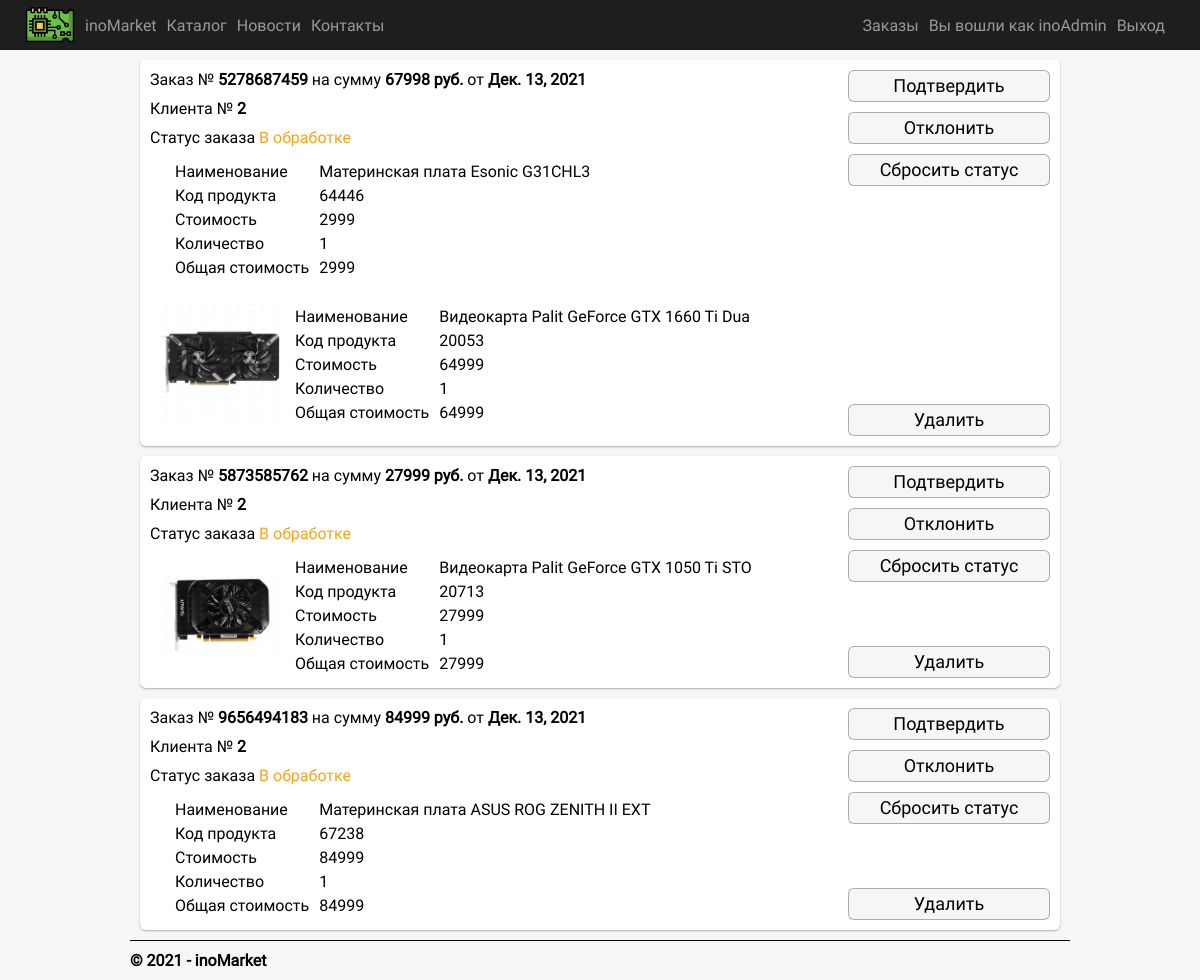
Page /manager-orders (signed in) on the committed database.
### app/models.py (models this page shows, shortened)
class Order(models.Model):
  order_id = models.IntegerField(null = False, verbose_name = 'Номер заказа')
  product = models.ForeignKey(Product, on_delete = models.CASCADE, verbose_name = "Продукт")
  client = models.ForeignKey(User, on_delete = models.CASCADE, verbose_name = "Клиент")
  status = models.ForeignKey(Status, default = 1, on_delete = models.CASCADE, verbose_name = "Статус")
  date = models.DateTimeField(default = datetime.now(), db_index = True, verbose_name = "Дата")
  class Meta:
    db_table = "Orders"
    ordering = ["date"]
    verbose_name = "Заказ"
    verbose_name_plural = "Заказы"

class Product(models.Model):
  product_id = models.CharField(max_length = 150, unique = True, verbose_name = 'Код продукта')
  name = models.CharField(max_length = 150, verbose_name = 'Название продукта')
  price = models.DecimalField(max_digits=10, decimal_places = 2, verbose_name = 'Цена продукта', default = 9999999)
  album = models.ForeignKey(Album, on_delete = models.CASCADE, verbose_name = 'Альбом')
  description_short = models.CharField(max_length=1000, verbose_name='Краткое описание')
  description_full = models.TextField(verbose_name = 'Полное описание')
  category = models.ForeignKey(Categories, on_delete = models.CASCADE, verbose_name = 'Категория')
  class Meta:
    db_table = "Products"
    ordering = ["product_id"]
    verbose_name = "Продукт"
    verbose_name_plural = "Продукты"

### app/views.py (the view)
# urls.py: url(r'^manager-orders$', app.views.managerOrders, name='manager-orders'),
def managerOrders(request):
    querySum = '''select
    o.id,
    o.client_id as clientID,
    o.order_id as orderID,
    o.date as orderDate,
    sum(p.price) as totalSum,
    s.text as orderStatus,
    s.colorHEX as statusColor
    from Products as p
    join Orders as o
    on o.product_id = p.id
    join Statuses as s
    on o.status_id = s.id
    group by o.order_id
    order by s.id, o.date'''
    qOrders = '''
    select
    o.id,
    o.client_id as clientID,
    o.order_id as orderID,
    p.id as prdoductID,
    p.product_id as productCode,
    p.name as productName,
    p.price as productPrice,
    p.album_id as productAlbum,
    count(p.id) as productCount,
    sum(p.price) as sumForCount
    from Orders as o
    join Products as p
    on o.product_id = p.id
    group by p.id, o.order_id'''
    orders_tmp = Order.objects.raw(qOrders)
    class Order_tmp:
        def __init__(self, product, images):
            self.orderID = product.orderID
            self.productID = product.id
            self.productCode = product.productCode
            self.productName = product.productName[:40]
            self.productPrice = product.productPrice
            self.productCount = product.productCount
            self.sumForCount = product.sumForCount
            self.productImages = []
            for img in images:
                self.productImages.append(str(img.img.url))
            self.productImage = self.productImages[0]
    orders = []
    for order in orders_tmp:
        images = Images.objects.filter(album_id = order.productAlbum)
        print('\n-\n', images.query, '\n-\n')
        orders.append(Order_tmp(order, images))
    sums = Order.objects.raw(querySum)
    assert isinstance(request, HttpRequest)
    return render(
        request,
        'app/manager-orders.html',
        {
            'sums': sums,
            'orders': orders,
            'title':'Заказы',
            'year':datetime.now().year,
        }
    )

### app/templates/app/manager-orders.html
{% extends "app/layout.html" %}{% block content %}
<div class="manager-orders-container">
  {% if user.is_staff %}
  {% for sum in sums%}
  <div class="order-container">
    <div class="order-info">
      <div class="order-header">
        <p class="order-title">Заказ № <strong>{{sum.orderID}}</strong> на сумму <strong>{{sum.totalSum}} руб.</strong> от <strong>{{sum.orderDate.date}}</strong></p>
        <p class="order-client">Клиента № <strong>{{sum.clientID}}</strong></p>
        <p class="order-status">Статус заказа <span style="color: #{{sum.statusColor}};">{{sum.orderStatus}}</p>
      </div>
      {% for order in orders %}
      {% if sum.orderID == order.orderID %}
      <div class="order-details">
          <div class="product-image">
            <img src="{{order.productImage}}" alt="" />
          </div>
          <div class="left-and-center">
            <div class="left-part">
              <p>Наименование</p>
              <p>Код продукта</p>
              <p>Стоимость</p>
              <p>Количество</p>
              <p>Общая стоимость</p>
            </div>
            <div class="center-part">
              <p>{{order.productName}}</p>
              <p>{{order.productCode}}</p>
              <p>{{order.productPrice}}</p>
              <p>{{order.productCount}}</p>
              <p>{{order.sumForCount}}</p>
            </div>
          </div>
      </div>
      {% endif %} {% endfor %}
    </div>
      <div class="status-buttons">
        <div class="status-section-first">
          <a href="{% url 'approveOrder' parametr=sum.orderID%}" class="status-change-button status-change-approve">Подтвердить</a>
          <a href="{% url 'rejectOrder' parametr=sum.orderID%}" class="status-change-button status-change-reject">Отклонить</a>
          <a href="{% url 'resetOrder' parametr=sum.orderID%}" class="status-change-button status-change-reset">Сбросить статус</a>
        </div>
        <div class="status-section-second">
          <a href="{% url 'deleteOrder' parametr=sum.orderID%}" class="status-change-button status-change-delete">Удалить</a>
        </div>
      </div>
  </div>
  {% endfor %}
  {% endif %}
</div>
{% endblock %}

### app/templates/app/loginpartial.html (shortened to what this page needs)
{% if user.is_authenticated %}
<form id="logoutForm" action="/logout" method="post" class="navbar-right">
  <div class="username" class="navbar-brand">Вы вошли как {% if not user.is_staff %}<a class="profile-link" href="{% url 'profile' %}">{{ user.username }}</a>{% else %}{{user.username}}{% endif %}</div>
  <div><a class="login-button login-link" href="javascript:document.getElementById('logoutForm').submit()">Выход</a></div>
</form>
{% else %}
<div class="">
  <a class="header-link login-link" href="{% url 'login' %}">Войти</a>
</div>
{% endif %}

### rows in the picture
Order: orderID "5278687459", totalSum "67998", orderDate "Дек. 13, 2021", clientID "2", orderStatus "В обработке"
Product: productName "Материнская плата Esonic G31CHL3", productCode "64446", productPrice "2999", productCount "1", sumForCount "2999"
Product: shows a picture, productName "Видеокарта Palit GeForce GTX 1660 Ti Dua", productCode "20053", productPrice "64999", productCount "1", sumForCount "64999"
Order: orderID "5873585762", totalSum "27999", orderDate "Дек. 13, 2021", clientID "2", orderStatus "В обработке"
Product: shows a picture, productName "Видеокарта Palit GeForce GTX 1050 Ti STO", productCode "20713", productPrice "27999", productCount "1", sumForCount "27999"
Order: orderID "9656494183", totalSum "84999", orderDate "Дек. 13, 2021", clientID "2", orderStatus "В обработке"
Product: productName "Материнская плата ASUS ROG ZENITH II EXT", productCode "67238", productPrice "84999", productCount "1", sumForCount "84999"

### other values in the picture
{{ user.username }} "inoAdmin"
